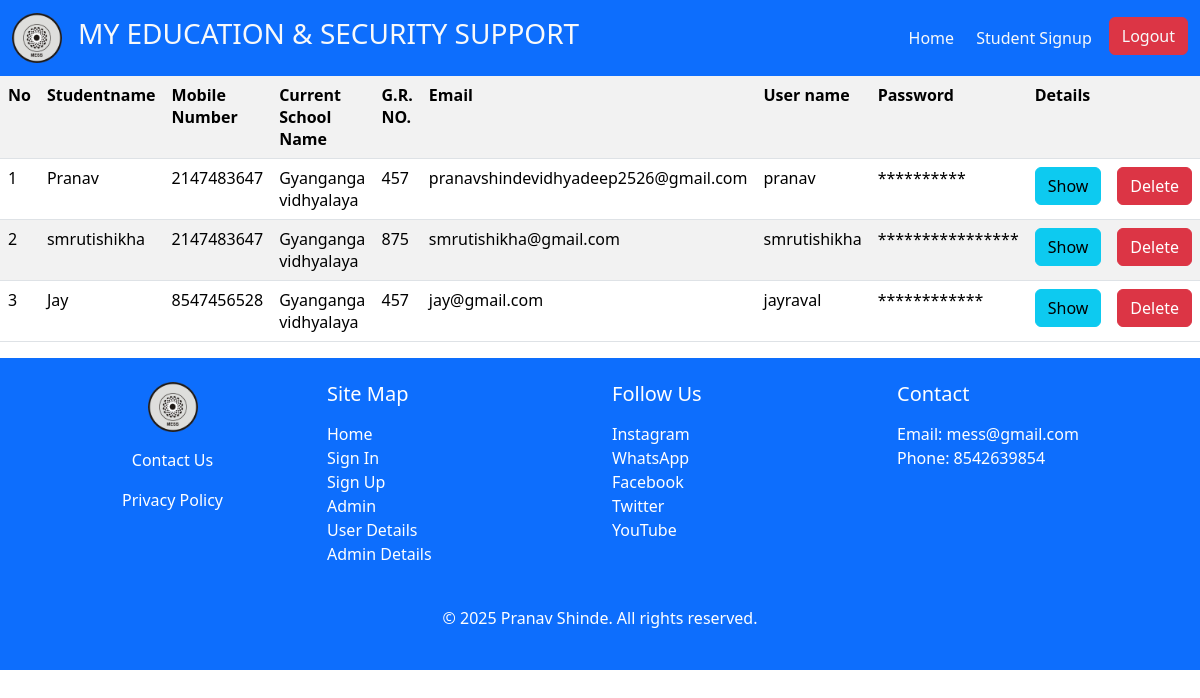
The page /read.php (signed in) on the database its author committed.
### tables this page shows
CREATE TABLE `student` (
  `id` int(200) NOT NULL,
  `fname` varchar(200) DEFAULT NULL,
  `mname` varchar(200) DEFAULT NULL,
  `lname` varchar(200) DEFAULT NULL,
  `standard` varchar(10) DEFAULT NULL,
  `mob` varchar(10) DEFAULT NULL,
  `cschool` varchar(200) DEFAULT NULL,
  `grno` int(20) DEFAULT NULL,
  `email` varchar(100) DEFAULT NULL,
  `pname` varchar(50) DEFAULT NULL,
  `marksheet1` varchar(40) DEFAULT NULL,
  `marksheet2` varchar(40) DEFAULT NULL,
  `marksheet3` varchar(40) DEFAULT NULL,
  `marksheet4` varchar(40) DEFAULT NULL,
  `marksheet5` varchar(40) DEFAULT NULL,
  `marksheet6` varchar(40) DEFAULT NULL,
  `marksheet7` varchar(40) DEFAULT NULL,
  `marksheet8` varchar(40) DEFAULT NULL,
  `marksheet9` varchar(40) DEFAULT NULL,
  `uname` varchar(20) DEFAULT NULL,
  `pass` varchar(20) DEFAULT NULL
);

### conn.php (called while the page is built, shortened)
<?php
     function encode($type, $string){
           if($type == 'e') {
               $ciphering = "AES-128-CTR";
               $options = 0;
               $encryption_iv = '1234567891011121';
               $encryption_key = "GeeksforGeeks";
               return openssl_encrypt($string, $ciphering, $encryption_key, $options, $encryption_iv);
           }
     }
?>

### read.php (the view, shortened to what this page needs)
<?php
require_once 'conn.php';
if ($_SESSION['role'] == 'devloper') {
    $sql = "SELECT * FROM student";
    $query = $conn->prepare($sql);
}elseif ($_SESSION['role'] == 'school') {
    $cschool = $_SESSION['firstname'];
    $sql = "SELECT * FROM student WHERE cschool = :cschool";
    $query = $conn->prepare($sql);
    $query->bindParam(':cschool', $cschool, PDO::PARAM_STR);
}
if ($query && $query->execute()) {
    $row = $query->fetchAll(PDO::FETCH_ASSOC);
} else {
    echo "Query execution failed: " . implode(" ", $query->errorInfo());
}
?>
<html>
<head>
    <link rel="stylesheet" href="bootstrap-5.3.2-dist/css/bootstrap.min.css">
</head>
<body>
    <nav class="navbar navbar-expand-lg navbar-light bg-primary">
        <div class="container-fluid">
            <a class="navbar-brand" href="Admin.php">
                <img src="logo.PNG" alt="Logo" width="50" height="50" class=" align-text-top">
            </a>
            <h3 class="text-light">MY EDUCATION & SECURITY SUPPORT</h3>
            <div class="collapse navbar-collapse" id="navbarNav">
                <ul class="navbar-nav ms-auto">
                    <li>
                        <a href="Index.php" class="btn ms-auto p-2 text-light bd-highlight">Home</a>
                        <a href="ApplicationForm.php" class="btn ms-auto p-2 text-light bd-highlight">Student Signup</a>
                    </li>
                    <?php if (!empty($_SESSION)) { ?>
                        <li class="nav-item">
                            <a class="btn btn-danger text-light ms-2" href="logout.php">Logout</a>
                        </li>
                    <?php } ?>
                </ul>
            </div>
        </div>
    </nav>
    <div class="table-responsive">
     <table class="table table-striped table-hover">
         <tr>
             <th>No</th>
             <th>Studentname</th>
             <th>Mobile Number</th>
             <th>Current School Name</th>
             <th>G.R. NO.</th>
             <th>Email</th>
             <th>User name</th>
             <th>Password</th>
             <th colspan="2">Details</th>
         </tr>
         <?php
         $index = 1;
         foreach ($row as $result) {
            $id = encode('e',$result['id']);
         ?>
         <tr>
             <td><?php echo $index;?></td>
             <td><?php echo htmlspecialchars($result['fname']); ?></td>
             <td><?php echo htmlspecialchars($result['mob']); ?></td>
             <td><?php echo htmlspecialchars($result['cschool']); ?></td>
             <td><?php echo htmlspecialchars($result['grno']); ?></td>
             <td><?php echo htmlspecialchars($result['email']); ?></td>
             <td><?php echo htmlspecialchars($result['uname']); ?></td>
             <td><?php echo str_repeat("*", strlen($result['pass'])); ?></td>
             <td><a class="btn btn-info" href="show.php?id=<?php echo $id; ?>">Show</a></td>
             <td><a class="btn btn-danger" href="delete.php?id=<?php echo $id; ?>">Delete</a></td>
         </tr>
         <?php
         $index++;
         }
         ?>
     </table>
    </div>
    <footer class="bg-primary text-white py-4">
    <div class="container">
        <div class="row">
            <div class="col-md-3 text-center">
                <a class="navbar-brand" href="Admin.php">
                    <img src="logo.PNG" alt="Logo" width="50" height="50" class="d-block mx-auto">
                </a>
                <p class="mt-3">Contact Us</p>
                <p>Privacy Policy</p>
            </div>
            <div class="col-md-3">
                <h5 class="mb-3">Site Map</h5>
                <ul class="list-unstyled">
                    <li><a href="Index.php" class="text-white" style="text-decoration: none;">Home</a></li>
                    <li><a href="Signin.php" class="text-white" style="text-decoration: none;">Sign In</a></li>
                    <li><a href="Signup.php" class="text-white" style="text-decoration: none;">Sign Up</a></li>
                    <li><a href="Admin.php" class="text-white" style="text-decoration: none;">Admin</a></li>
                    <li><a href="UserDetails.php" class="text-white" style="text-decoration: none;">User Details</a></li>
                    <li><a href="Admin_Read.php" class="text-white" style="text-decoration: none;">Admin Details</a></li>
                </ul>
            </div>
            <div class="col-md-3">
                <h5 class="mb-3">Follow Us</h5>
                <ul class="list-unstyled">
                    <li><a href="#" class="text-white" style="text-decoration: none;">Instagram</a></li>
                    <li><a href="#" class="text-white" style="text-decoration: none;">WhatsApp</a></li>
                    <li><a href="#" class="text-white" style="text-decoration: none;">Facebook</a></li>
                    <li><a href="#" class="text-white" style="text-decoration: none;">Twitter</a></li>
                    <li><a href="#" class="text-white" style="text-decoration: none;">YouTube</a></li>
                </ul>
            </div>
            <div class="col-md-3">
                <h5 class="mb-3">Contact</h5>
                <ul class="list-unstyled">
                    <li>Email: mess@gmail.com</li>
                    <li>Phone: 8542639854</li>
                </ul>
            </div>
        </div>
        <div class="text-center mt-4">
            <p>&copy; 2025 Pranav Shinde. All rights reserved.</p>
        </div>
    </div>
    </footer>
</body>
</html>

### rows shown on the page
student: fname "Pranav", mob "2147483647", cschool "Gyanganga vidhyalaya", grno "457", email "pranavshindevidhyadeep2526@gmail.com", uname "pranav", pass "**********"
student: fname "smrutishikha", mob "2147483647", cschool "Gyanganga vidhyalaya", grno "875", email "smrutishikha@gmail.com", uname "smrutishikha", pass "****************"
student: fname "Jay", mob "8547456528", cschool "Gyanganga vidhyalaya", grno "457", email "jay@gmail.com", uname "jayraval", pass "************"
